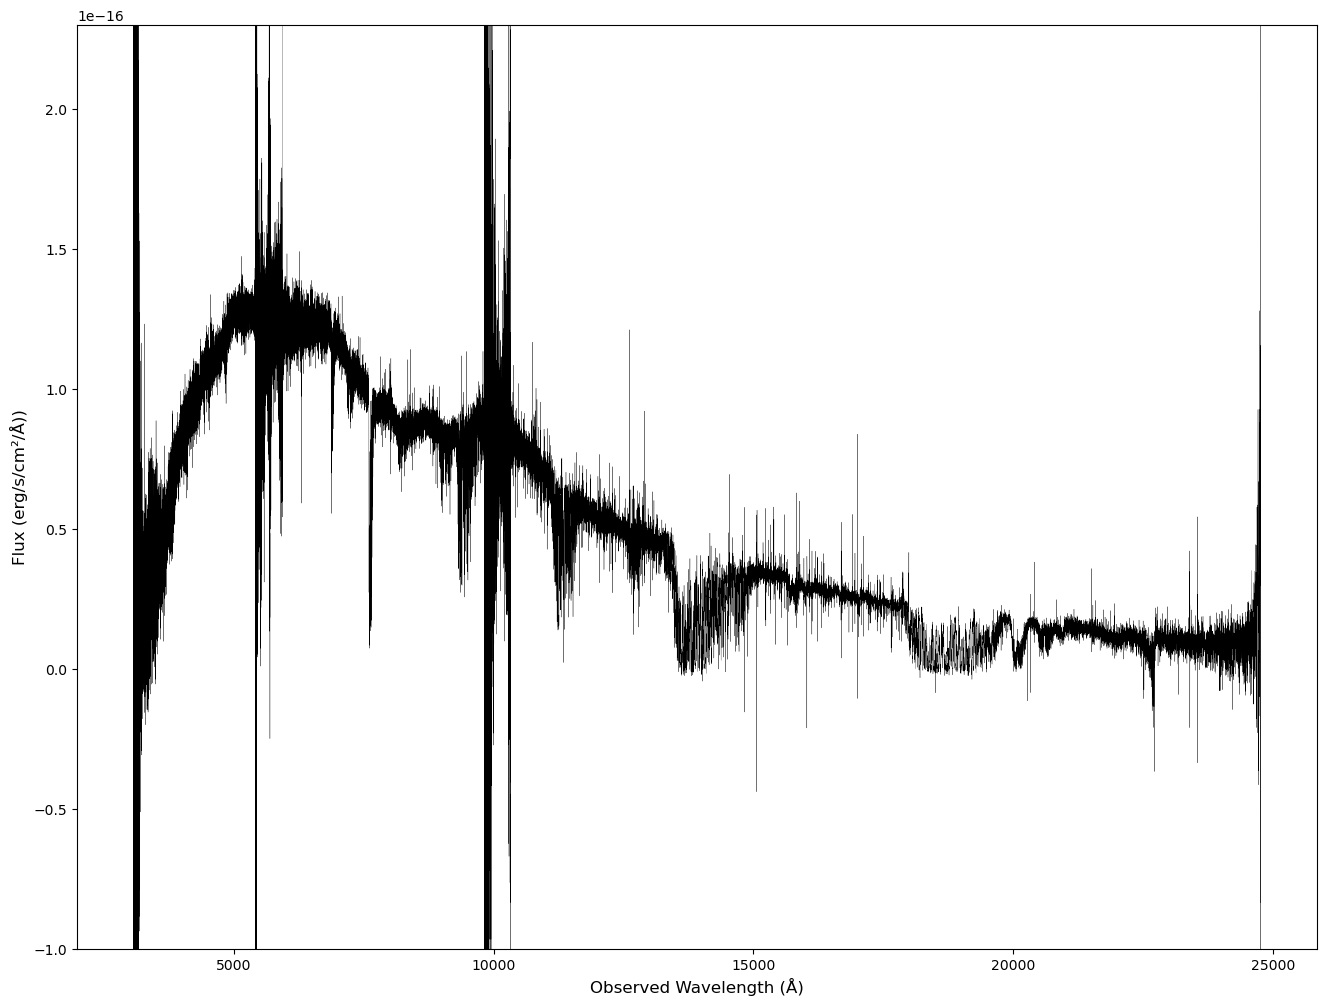

Source code (Python):
# code used to produce plots of the reduced and calibrated X - Shooter AT2017gfo spectrum
# that was produced using 'PypeIt'
# The building blocks for this code was helpfully provided by Tom Reynolds (NBI)

from astropy.io import fits
import numpy as np
import matplotlib.pyplot as plt


def FitsReader(filePath):
        spec_file_f = filePath
        spec_f = fits.getdata(spec_file_f,1)
        return np.array([spec_f.field("wave"),spec_f.field("flux")*1E-17])

NIRpypeIt = FitsReader("../AT2017gfoNIR.fits")
VISpypeIt = FitsReader("../AT2017gfoVIS.fits")
UVBpypeIt = FitsReader("../AT2017gfoUVB.fits")

wavePypeit = np.array([UVBpypeIt[0],VISpypeIt[0],NIRpypeIt[0]], dtype = object)
specPypeit = np.array([UVBpypeIt[1],VISpypeIt[1],NIRpypeIt[1]], dtype = object)


plt.figure(figsize=(16,12))
plt.ylim(-1E-16,0.23E-15)
plt.xlabel("Observed Wavelength (Å)",fontsize=12)
plt.ylabel("Flux (erg/s/cm²/Å))",fontsize=12)

for i in range(3): plt.plot(wavePypeit[i], specPypeit[i], color="k",lw=0.2, )

plt.savefig("./ATalone_glued.png",bbox_inches="tight",facecolor="white")
plt.show()
